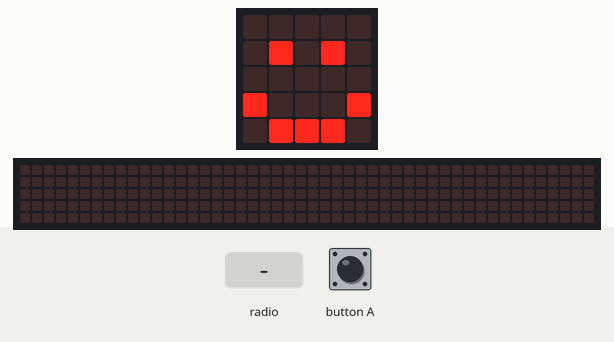
The program below on a simulated BBC micro:bit (MakeCode). Shown: the board's 5×5 LED display, a strip that is not on the board, showing the scrolling text unrolled. Inputs (shaded band) come from the test bench. The 48×5 strip is a reading aid, not a part: it shows the text the display is scrolling, unrolled, one strip-width of it at a time.

Above: at 1.8 s.
1.9 s: radio message "Pee" arrives
At 1.97 s:
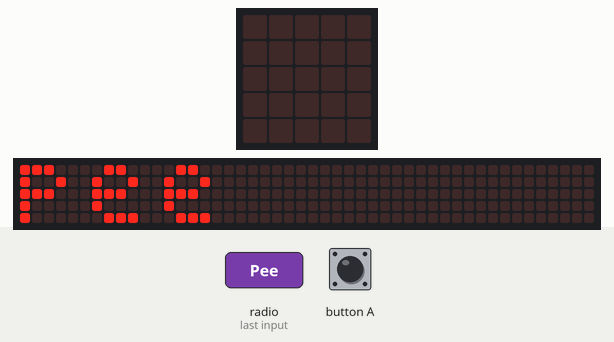
At 2.42 s:
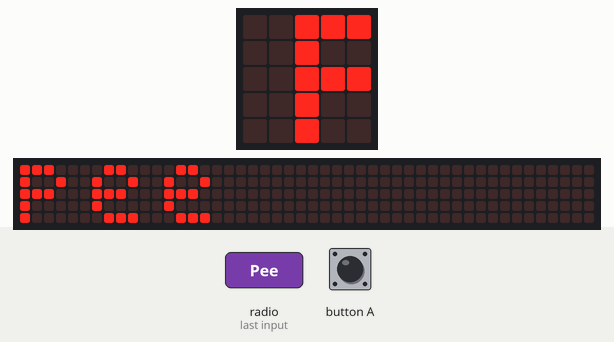
3.8 s: radio message "Too Close" arrives
At 9.7 s:
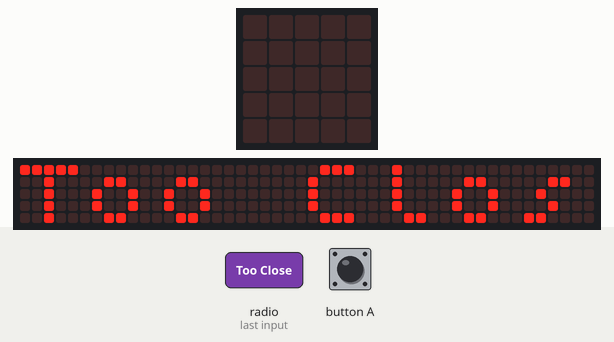
Timing chart, 0 to 11.2 s (numbered marks = the images above; inputs shaded):
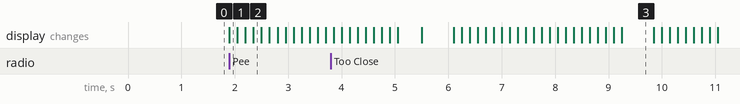

Measured:
- after the input at 1.9 s, the display: changes at once (image 1)
- after the input at 3.8 s, the display: first differs from a run without the input after 2.3 s (image 3)
- what the display in image 3 shows lasts 0.6 s, from 9.3 s to 9.9 s

The program:

main.ts
```typescript
// (licence header left out)
// variables
let distanceToObject: number = 0

// setup
radio.setGroup(76)
basic.showIcon(IconNames.Happy)

// on a button press, run the code
input.onButtonPressed(Button.A, function () {
  // finding the distance to the object
  distanceToObject = sonar.ping(
    DigitalPin.P1,
    DigitalPin.P2,
    PingUnit.Centimeters
  )

  // if the object is less than or equal to 10 cm away
  if (distanceToObject <= 10) {
    radio.sendString('Too Close')
  // if the object is more than 10 cm away
  } else {
    radio.sendString('Pee')
  }
}
)

// receiving a message
radio.onReceivedString(function (receivedString) {
  basic.clearScreen()
  basic.showString(receivedString)
  basic.showIcon(IconNames.Happy)
})
```
